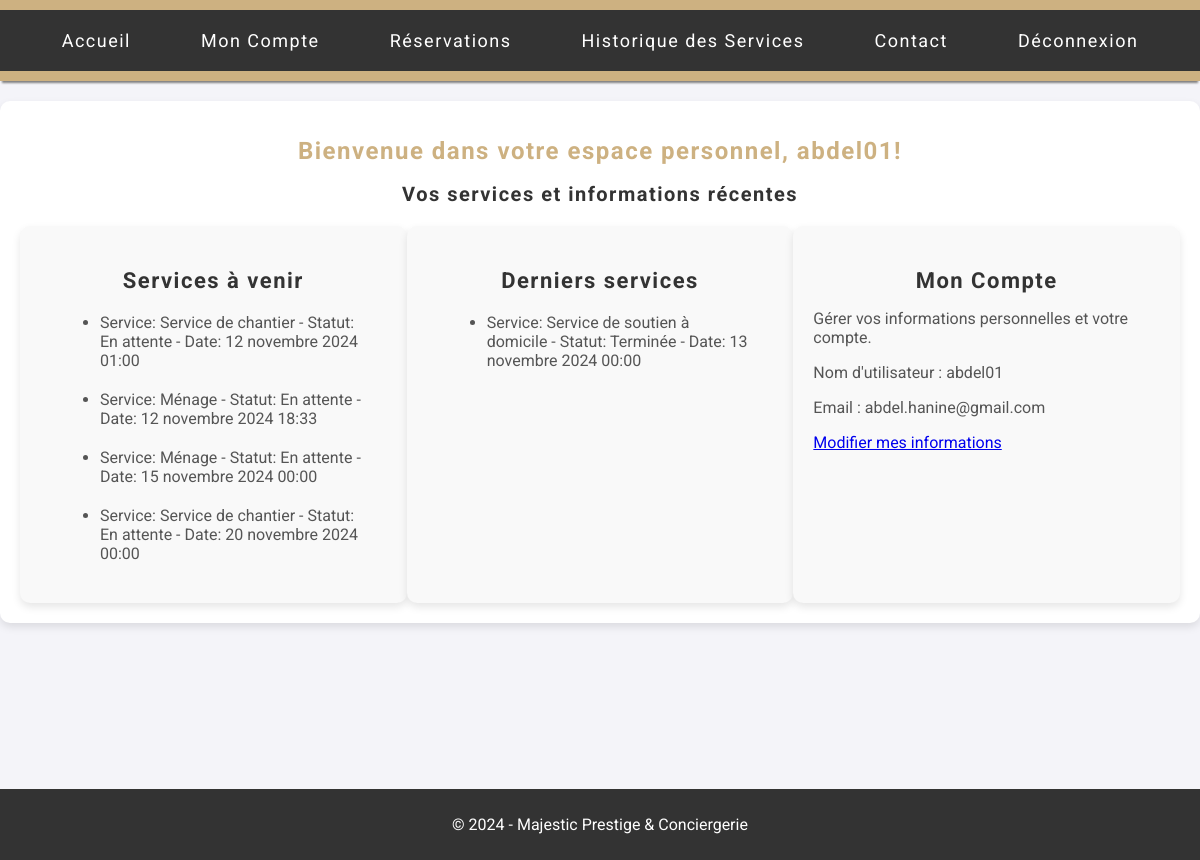
Page /dashboard/ (signed in) on the earlier database version.
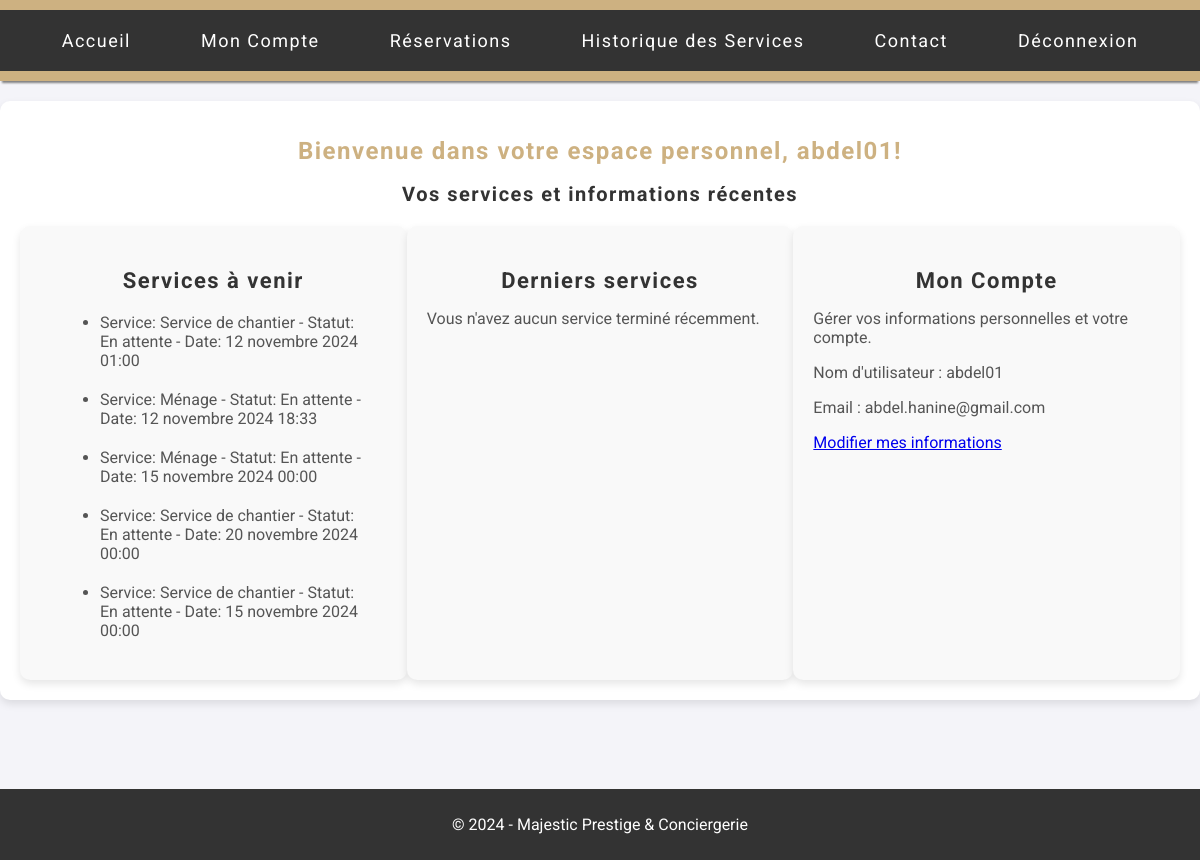
Same page on the later database version.
### services/backend/models.py (models this page shows, shortened)
class BaseModel(models.Model):
    created_at = models.DateTimeField(auto_now_add=True)
    id = models.AutoField(primary_key=True)
    class Meta:
        abstract = True  # Indique que cette classe ne doit pas créer de table dans la base

class Reservation(BaseModel):
    STATUS_CHOICES = [
        ('En attente', 'En attente'),
        ('Confirmée', 'Confirmée'),
        ('Annulée', 'Annulée'),
        ('Terminée', 'Terminée'),
    ]
    client = models.ForeignKey(Client, on_delete=models.CASCADE)
    client_address = models.CharField(max_length=100)
    service = models.ForeignKey(Service, on_delete=models.CASCADE)
    service_description = models.TextField()
    datetime_start = models.DateTimeField()
    datetime_end = models.DateTimeField()
    reservation_status = models.CharField(
        max_length=25,
        choices=STATUS_CHOICES,
        default='En attente'
    )
    def __str__(self):
        username = self.client.user.username if self.client.user else "Client sans compte"
        return f'Reservation for {username} on {self.datetime_start}'

class Service(BaseModel):
    client = models.ForeignKey(Client, on_delete=models.CASCADE, default=1)
    service_name = models.CharField(max_length=50)
    service_description = models.TextField()
    date_service = models.DateTimeField(default=timezone.now)
    price = models.FloatField()
    image_path = models.CharField(max_length=255, blank=True, null=True)
    subservice1_name = models.CharField(max_length=50, blank=True, null=True)
    subservice1_description = models.TextField(blank=True, null=True)
    subservice2_name = models.CharField(max_length=50, blank=True, null=True)
    subservice2_description = models.TextField(blank=True, null=True)

### services/backend/views.py (the view)
# urls.py: path('dashboard/', views.dashboard, name='dashboard'),
@login_required
def dashboard(request):
    try:
        client_instance = Client.objects.get(user=request.user)
    except Client.DoesNotExist:
        client_instance = None  # Gérer le cas où le client n'existe pas
    services_a_venir = []
    derniers_services = []
    if client_instance:
        services_a_venir = Reservation.objects.filter(
            client=client_instance,
            reservation_status='En attente'  # Assurez-vous que cela correspond exactement à ce qui est stocké
        )
        print(f"Services à venir pour {client_instance.user.username}: {services_a_venir}")
        derniers_services = Reservation.objects.filter(
            client=client_instance,
            reservation_status='Terminée'  # Assurez-vous que cela correspond également
        )
        print(f"Derniers services pour {client_instance.user.username}: {derniers_services}")
    user_services = Service.objects.filter(client=client_instance)
    context = {
        'user': request.user,
        'services_a_venir': services_a_venir,
        'derniers_services': derniers_services,
        'user_services': user_services,
    }
    return render(request, 'dashboard.html', context)

### services/frontend/templates/dashboard.html (shortened to what this page needs)
{% load static %}
<!DOCTYPE html>
<html lang="fr">
<head>
    <link rel="stylesheet" href="{% static 'css/espace.css' %}">
</head>
<body>
    <header>
        <nav>
            <ul>
                <li><a href="{% url 'accueil' %}">Accueil</a></li>
                <li><a href="{% url 'mon_compte' %}">Mon Compte</a></li>
                <li><a href="{% url 'dash_reservation' %}">Réservations</a></li>
                <li><a href="{% url 'historique_service' %}">Historique des Services</a></li>
                <li><a href="{% url 'contact' %}">Contact</a></li>
                <li><a href="{% url 'logout_user' %}">Déconnexion</a></li>
            </ul>
        </nav>
    </header>
    <main>
        <h1>Bienvenue dans votre espace personnel, {{ user.username }}!</h1>
        <h2>Vos services et informations récentes</h2>
        <div class="dashboard-info">
            <div>
                <h3>Services à venir</h3>
                {% if services_a_venir %}
                    <ul>
                        {% for reservation in services_a_venir %}
            <li>
                Service: {{ reservation.service.service_name }} - Statut: {{ reservation.reservation_status }} - Date: {{ reservation.datetime_start }}
            </li>
        {% endfor %}
                    </ul>
                {% else %}
                    <p>Vous n'avez aucun service à venir.</p>
                {% endif %}
            </div>
            <div>
                <h3>Derniers services</h3>
                {% if derniers_services %}
                    <ul>
                        {% for reservation in derniers_services %}
                        <li>
                            Service: {{ reservation.service.service_name }} - Statut: {{ reservation.reservation_status }} - Date: {{ reservation.datetime_start }}
                        </li>
                    {% endfor %}
                    </ul>
                {% else %}
                    <p>Vous n'avez aucun service terminé récemment.</p>
                {% endif %}
            </div>
            <div>
                <h3>Mon Compte</h3>
                <p>Gérer vos informations personnelles et votre compte.</p>
                <p>Nom d'utilisateur : {{ user.username }}</p>
                <p>Email : {{ user.email }}</p>
                <a href="{% url 'mon_compte' %}">Modifier mes informations</a>
            </div>
        </div>
    </main>
    <footer>
        <p>&copy; 2024 - Majestic Prestige & Conciergerie</p>
    </footer>
</body>
</html>

Differences in the rows shown:
removed Reservation: service.service_name "Service de soutien à domicile", reservation_status "Terminée", datetime_start "13 novembre 2024 00:00", shown under "Derniers services"
added Reservation: service.service_name "Service de chantier", reservation_status "En attente", datetime_start "15 novembre 2024 00:00", shown under "Services à venir"
Other differences:
text now shown: "Vous n'avez aucun service terminé récemment."
